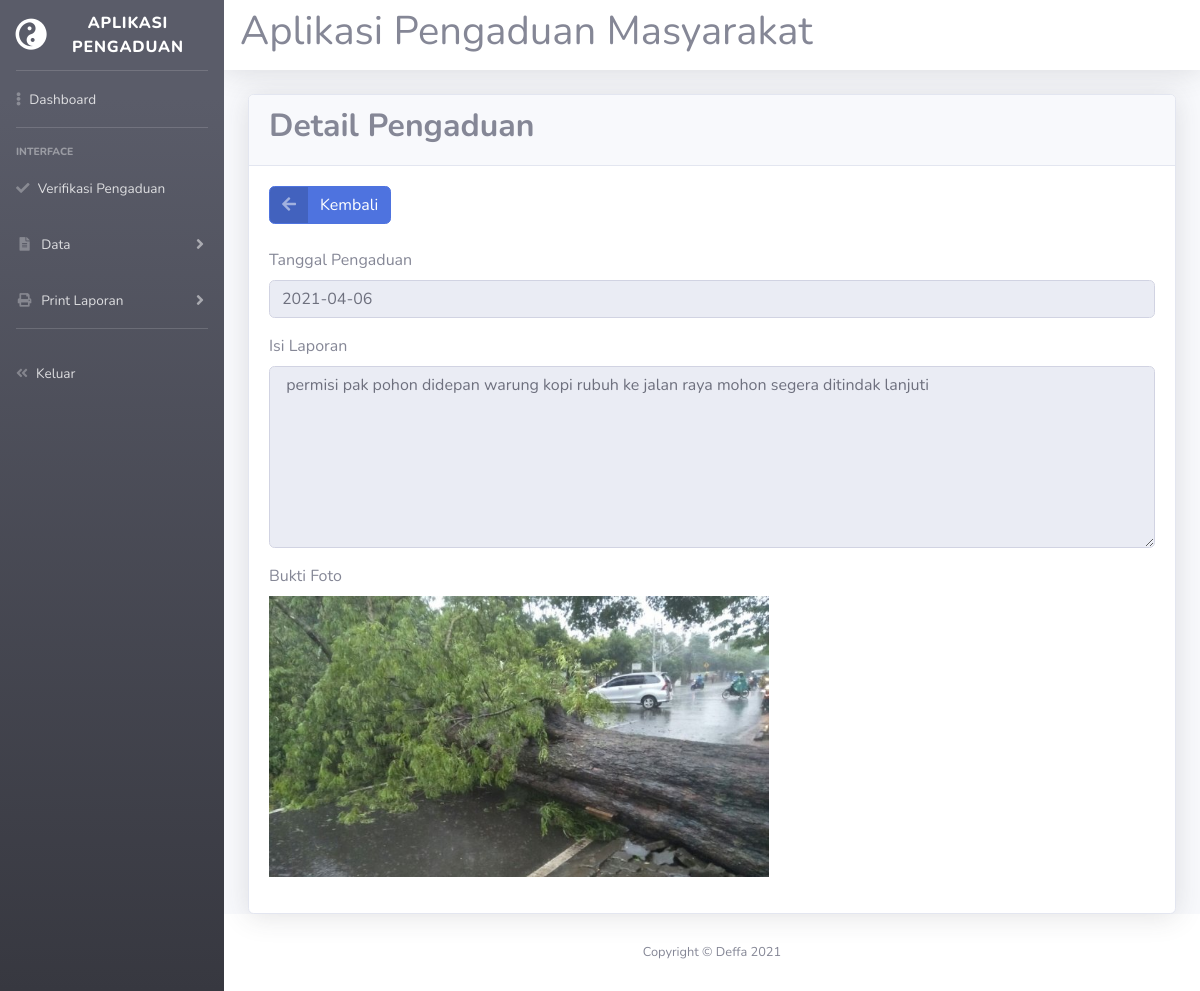
The page /admin/admin.php?url=detail_pengaduan&id=12 (signed in) on the database its author committed.
### tables this page shows
CREATE TABLE `pengaduan` (
  `id_pengaduan` int(11) NOT NULL,
  `tgl_pengaduan` date NOT NULL,
  `nik` varchar(16) NOT NULL,
  `nama` varchar(35) NOT NULL,
  `isi_laporan` text NOT NULL,
  `foto` varchar(255) NOT NULL,
  `status` enum('0','proses','selesai') NOT NULL
);

### admin/detail_pengaduan.php (the view, shortened to what this page needs)
<!DOCTYPE html>
<html lang="en">
<head>
  <link href="../vendor/fontawesome-free/css/all.min.css" rel="stylesheet" type="text/css">
  <link href="../css/sb-admin-2.min.css" rel="stylesheet">
</head>
<body id="page-top">
<div class="card shadow">
  <div class="card-header">
    <h2><b>Detail Pengaduan</b></h2>
  </div>
  <?php
      require '../koneksi.php';
      $sql=mysqli_query($con,"select * from pengaduan where id_pengaduan='$_GET[id]'");
      $data=mysqli_fetch_array($sql);
      if ($sql)
      {
        ?>
  <div class="card-body">
  <div class="form group cols-sm-6">
    <a href="?url=verifikasi_pengaduan" class="btn btn-primary btn-icon-split">
    <span class="icon text-white-50">
    <i class="fas fa-arrow-left"></i>
    </span>
    <span class="text">Kembali</span>
  </a>
    <form action="" method="post" class="form-horizontal" enctype="multipart/form-data">
        <br>
      <div class="form-group cols-sm-6">
        <label>Tanggal Pengaduan</label>
        <input type="text" name="tgl_pengaduan" value="<?php echo $data['tgl_pengaduan']; ?>" class="form-control" readonly></div>
        <div class="form-group cols-sm-6">
        <label>Isi Laporan</label>
        <textarea class="form-control" rows="7" name="isi_laporan" readonly="">
 <?php echo $data['isi_laporan']; ?>
        </textarea>
      </div>
       <div class="form-group cols-sm-6">
        <label>Bukti Foto</label>
        <div>
        <img src="../foto/<?php echo $data['foto']; ?>" width=500>
      </div>
      </div>
      <?php } ?>
    </form>
  </div>
</div>
</body>
</html>

### rows shown on the page
pengaduan: tgl_pengaduan "2021-04-06", isi_laporan "permisi pak pohon didepan warung kopi rubuh ke jalan raya mohon segera ditindak lanjuti", foto (picture)
